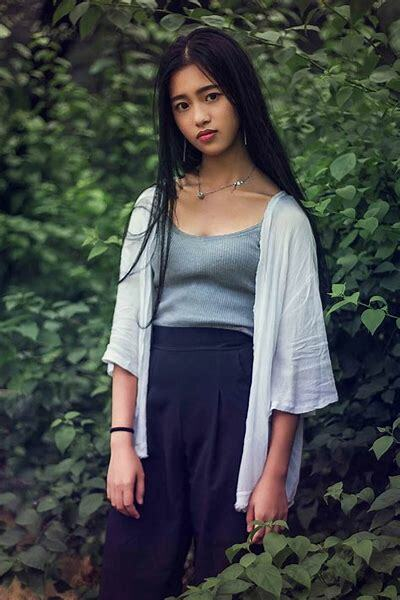
#> input picture 03一些有趣的私货/006_Python_CV图形处理学习/imgs/target.jpg, 400 x 600 px
$ python '特征匹配.py'
#> lines starting #> are read from the running program, lines starting #| are printed output that depends on the picture
import numpy as np
import cv2 as cv
from matplotlib import pyplot as plt

# [62 lines of commented-out code are left out]
MIN_MATCH_COUNT = 10
img1 = cv.imread("imgs/target.jpg", 0)
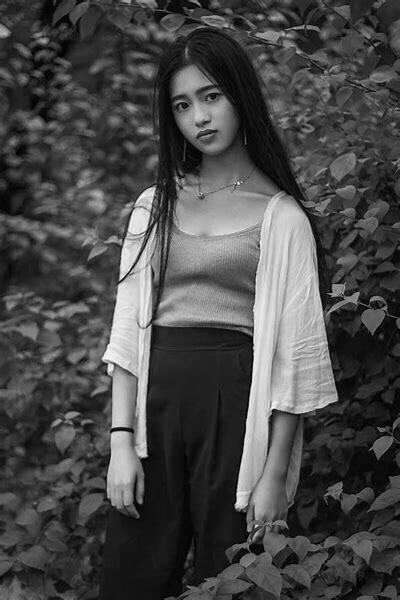
#> img1: shape (600, 400); min 0, max 255, mean 72.4
img2 = cv.imread("imgs/face.jpg", 0)
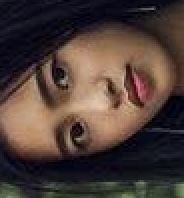
#> input picture 03一些有趣的私货/006_Python_CV图形处理学习/imgs/face.jpg, 184 x 198 px
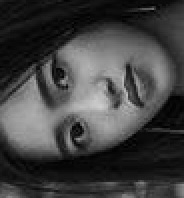
#> img2: shape (198, 184); min 0, max 206, mean 65.6
sift = cv.SIFT.create()

kp1, des1 = sift.detectAndCompute(img1, None)
#> kp1 = 1729 keypoints; strongest (x, y, size): (240, 503, 7.4), (148, 195, 10.3), (140, 254, 2.4), (110, 368, 4.3)
kp2, des2 = sift.detectAndCompute(img2, None)
#> kp2 = 68 keypoints; strongest (x, y, size): (63, 82, 3.8), (77, 129, 8.9), (128, 68, 5.2), (116, 104, 5.8)

FLANN_INDEX_KDTREE = 1
index_params = dict(algorithm=FLANN_INDEX_KDTREE, trees=5)
search_params = dict(checks=50)
flann = cv.FlannBasedMatcher(index_params, search_params)
matches = flann.knnMatch(des1, des2, k=2)
#> matches = 1729 matches

good = []
for m, n in matches:
    if m.distance < 0.7 * n.distance:
        good.append(m)
#> after the loop, good = 42 matches

if len(good) > MIN_MATCH_COUNT:
    src_pts = np.float32([kp1[m.queryIdx].pt for m in good]).reshape(-1, 1, 2)
#> src_pts = 42 rows, first 8: [34.17, 177.6], [77.28, 410.4], [116.7, 305.2], [145, 442.9], [145.6, 390.4], [147.6, 219.1], [157, 92.65], [158.2, 137.7]
    dst_pts = np.float32([kp2[m.trainIdx].pt for m in good]).reshape(-1, 1, 2)
#> dst_pts = 42 rows, first 8: [66.57, 77.08], [29.57, 63.95], [159.1, 105.2], [159.1, 105.2], [159.1, 105.2], [159.1, 105.2], [51.59, 185.2], [141.2, 183.2]
    M, mask = cv.findHomography(src_pts, dst_pts, cv.RANSAC, 5.0)
#> M = [[0.00125, 1.97, -132], [-1.99, 0.00123, 495.6], [-6.24e-05, -3.31e-06, 1]]; mask = 42 values, max 1 at index 6, min 0 at index 0, mean 0.524
    matchesMask = mask.ravel().tolist()
#> matchesMask has the same summary as mask
    # print(img1.shape)
    h, w = img1.shape
#> h = 600; w = 400
    pts = np.float32([[0, 0], [0, h-1], [w-1, h-1], [w-1, 0]]).reshape(-1, 1, 2)
#> pts = [[0, 0], [0, 599], [399, 599], [399, 0]]
    dst = cv.perspectiveTransform(pts, M)
#> dst = [[-132, 495.6], [1051.5, 497.3], [1078.9, -305.4], [-134.8, -305.5]]
    img2 = cv.polylines(img2, [np.int32(dst)], True, (255, 0, 0), 3, cv.LINE_AA)
else:
    print(f"Not enough matches are found - {len(good)}/{MIN_MATCH_COUNT}")
    matchesMask = None

draw_params = dict(matchColor=(0, 255, 0),
                   singlePointColor=None,
                   matchesMask=matchesMask,
                   flags=2)
#> draw_params = 4 items
img3 = cv.drawMatches(img1, kp1, img2, kp2, good, None, **draw_params)
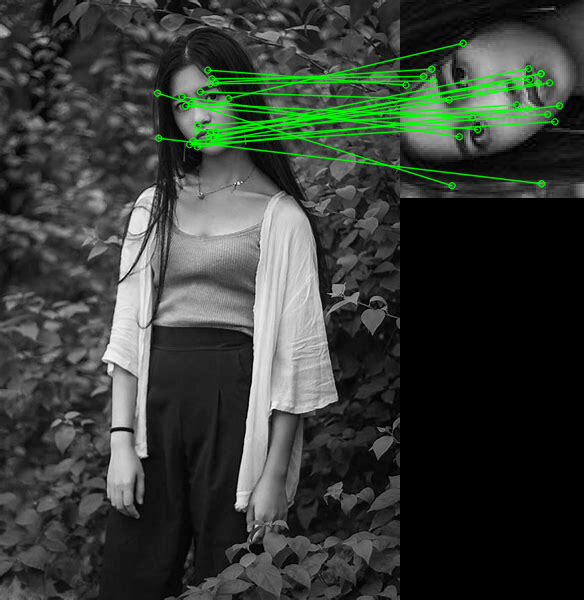
#> img3: shape (600, 584, 3); mean of channels 0, 1, 2 54.5, 60.7, 54.5; drawn as B, G, R
plt.imshow(img3)
plt.show()
